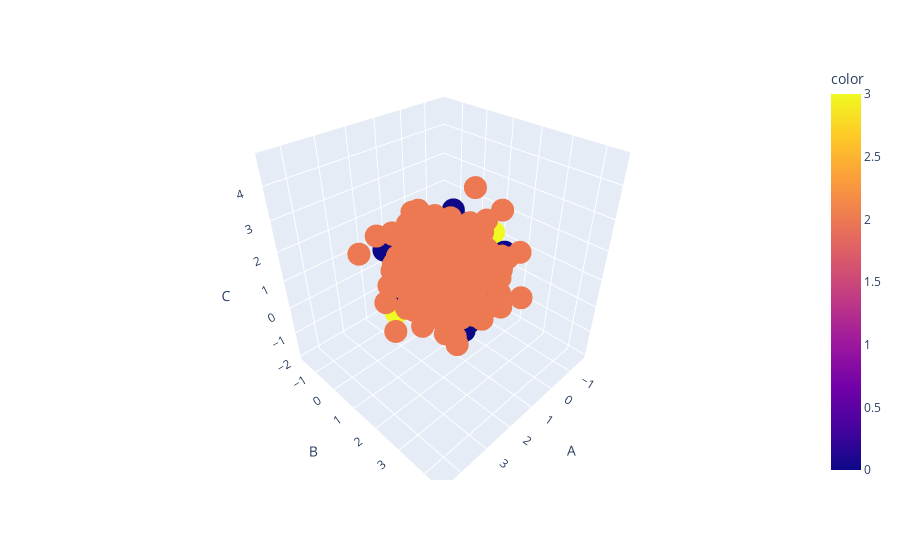

The notebook cell saved with this chart:
### Markdown cell above
### Clustering
#### KMeans

### Code cell
from sklearn.cluster import KMeans

# Create a model based on 4 centroids
model = KMeans(n_clusters=4, n_init=100)
# Fit to the data and predict the cluster assignments for each data point
km_clusters = model.fit_predict(scaled_features)
# View the cluster assignments
px.scatter_3d(data, x='A', y='B', z='C', color=km_clusters)

### Figure 1 — Plotly figure (JSON) as saved in the notebook; plotly's stock layout.template omitted (floating-point values rounded to 4 significant figures; data arrays with more than 128 entries replaced by an {"elided": "..."} marker saying what was removed)
{"data": [{"hovertemplate": "A=%{x}<br>B=%{y}<br>C=%{z}<br>color=%{marker.color}<extra></extra>", "legendgroup": "", "marker": {"color": {"elided": "1000 int values"}, "coloraxis": "coloraxis", "symbol": "circle"}, "mode": "markers", "name": "", "scene": "scene", "showlegend": false, "type": "scatter3d", "x": {"elided": "1000 float values"}, "y": {"elided": "1000 float values"}, "z": {"elided": "1000 float values"}}], "layout": {"coloraxis": {"colorbar": {"title": {"text": "color"}}, "colorscale": [[0, "#0d0887"], [0.1111, "#46039f"], [0.2222, "#7201a8"], [0.3333, "#9c179e"], [0.4444, "#bd3786"], [0.5556, "#d8576b"], [0.6667, "#ed7953"], [0.7778, "#fb9f3a"], [0.8889, "#fdca26"], [1, "#f0f921"]]}, "legend": {"tracegroupgap": 0}, "margin": {"t": 60}, "scene": {"domain": {"x": [0, 1], "y": [0, 1]}, "xaxis": {"title": {"text": "A"}}, "yaxis": {"title": {"text": "B"}}, "zaxis": {"title": {"text": "C"}}}}}
